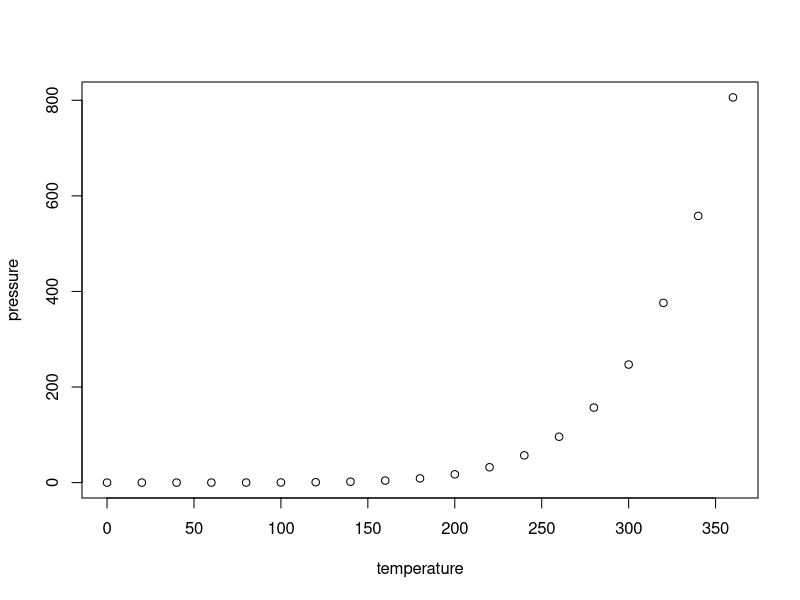
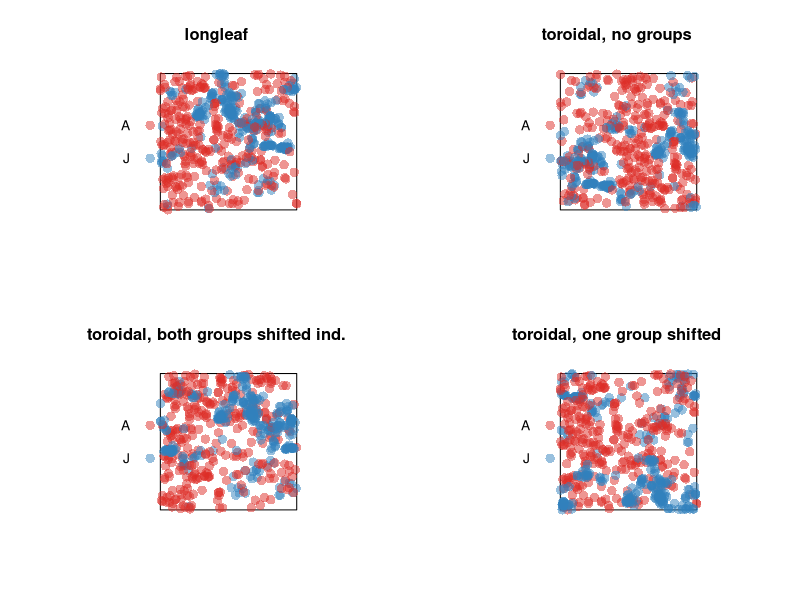
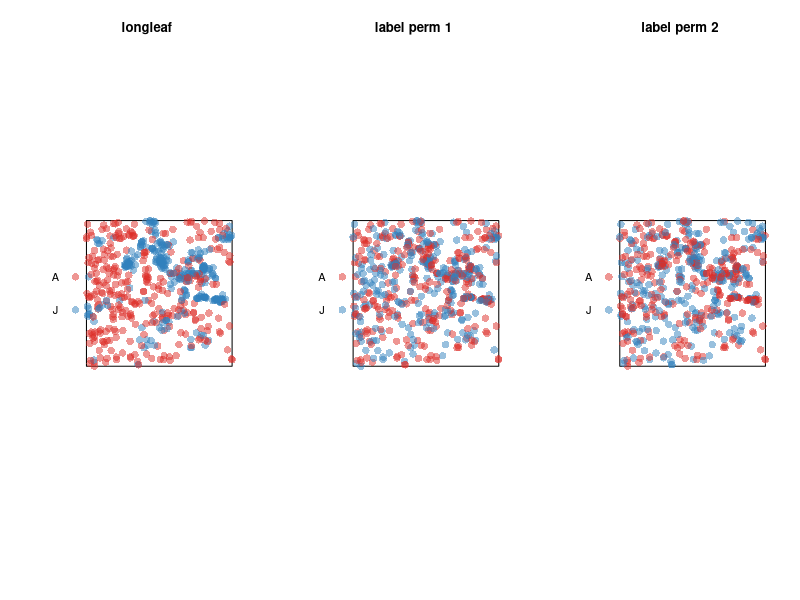
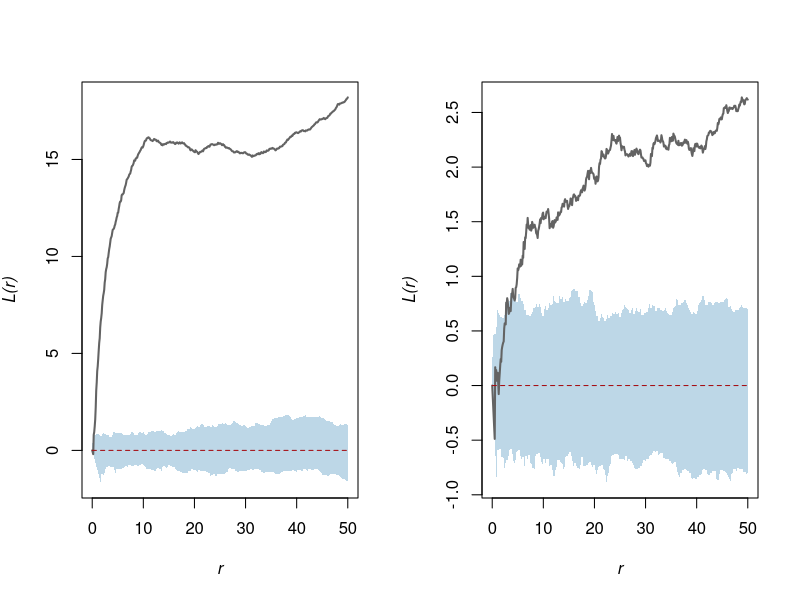
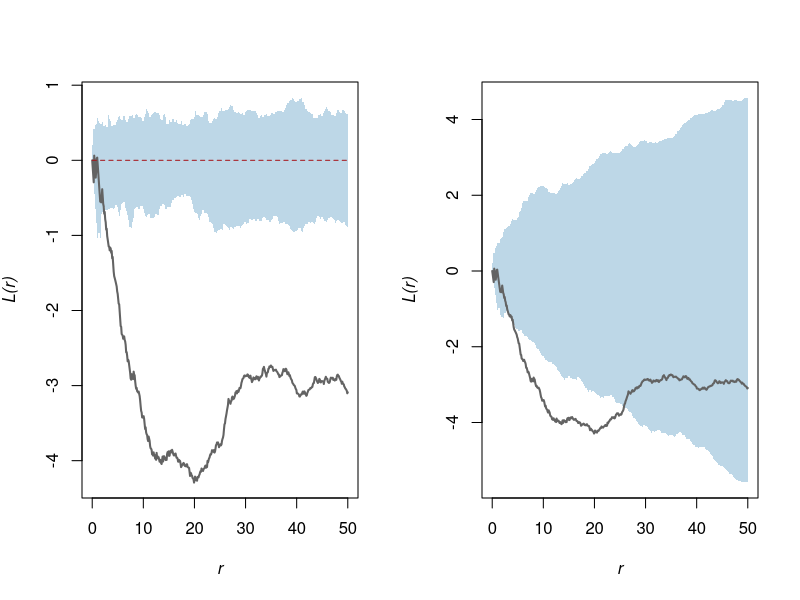
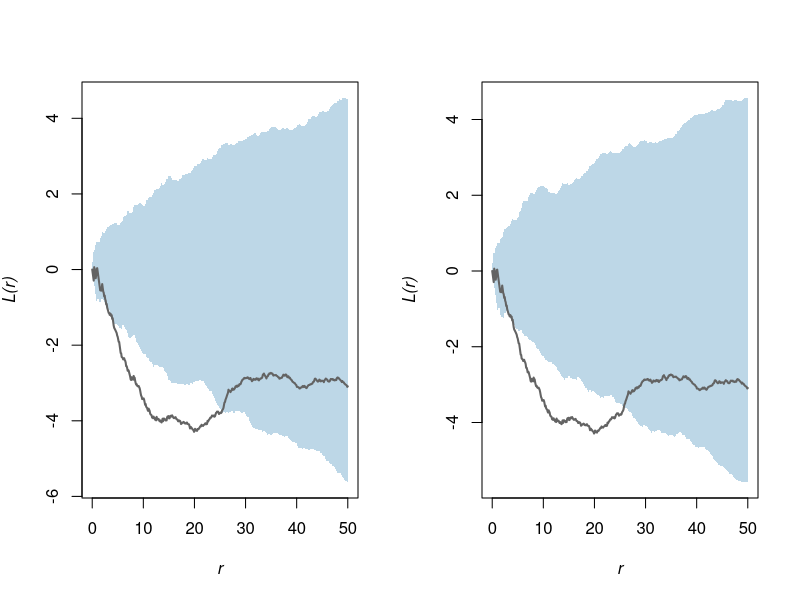
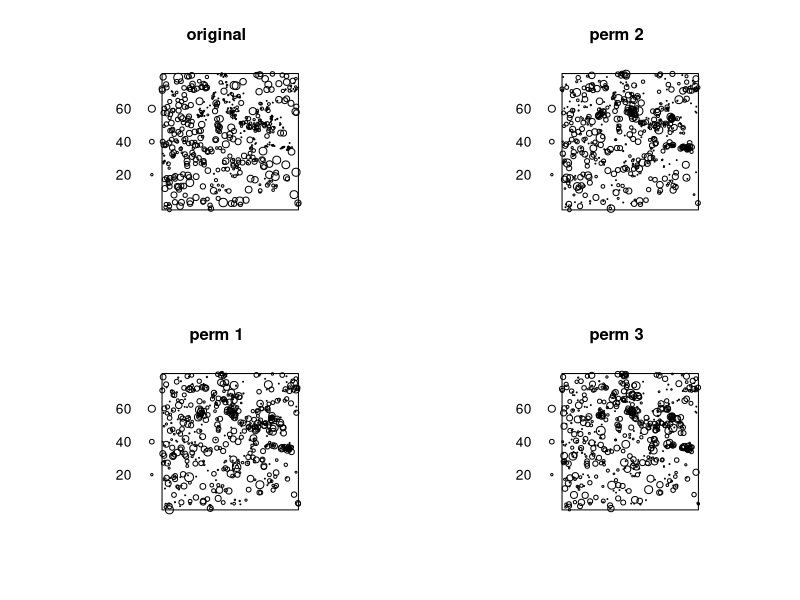
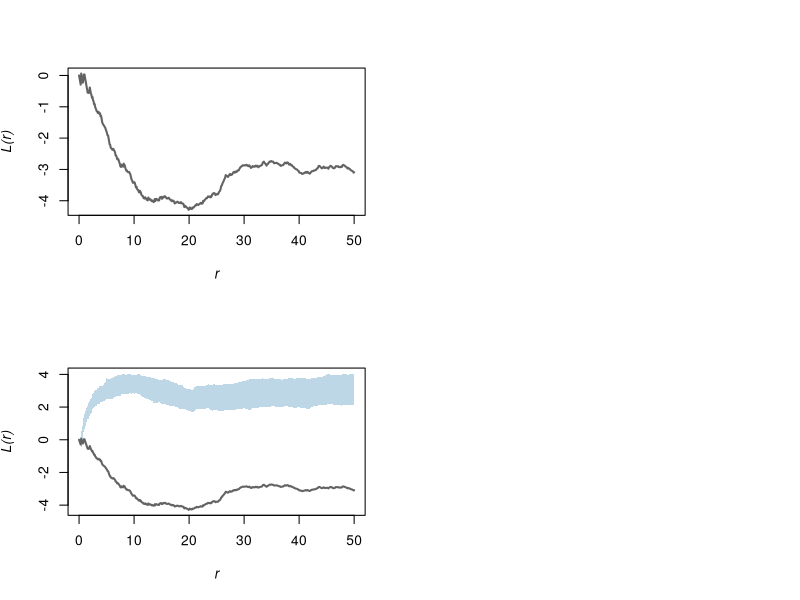

Write R code to recreate these figures, in order.
## ---- chunk 1
knitr::opts_chunk$set(echo = TRUE)
## ---- chunk 2
summary(cars)
## ---- chunk 3
plot(pressure)
## ---- chunk 4
#-+-+-+-+-+-+-+-+-+-+-+-+-+-+-+-+-+-+-+-+-+-+-+-+-+-+-+-+-+-+-+-+
library(spatstat)
library(RColorBrewer)
data(longleaf)
## ---- chunk 5
#-+-+-+-+-+-+-+-+-+-+-+-+-+-+-+-+-+-+-+-+-+-+-+-+-+-+-+-+-+-+-+-+
# function to automate K to L conversion 
KtoL <- function(Kobj){
    # Function to convert Kest objects to Lest objects
    list(
        r=Kobj$r,
        obs=sqrt(Kobj$obs / pi) - Kobj$r,
        lo=sqrt(Kobj$lo / pi) - Kobj$r,
        hi=sqrt(Kobj$hi / pi) - Kobj$r,
        theo=sqrt(Kobj$theo / pi) - Kobj$r
    )
}
## ---- chunk 6
#-+-+-+-+-+-+-+-+-+-+-+-+-+-+-+-+-+-+-+-+-+-+-+-+-+-+-+-+-+-+-+-+
# notice here how we pass additional, unspecified arguments to the plot function!
# we use that in the final lines of this demo to provide a title using the "main"
# argument to plot
# plotting function - use this for HW 
PlotKenvAsL <- function(Kobj, poly_col="#BDD7E7", obs_col="#636363", exp_col="#A50F15", ...){
    # Function to make nice plots of Kest envelope objects transformed to L
    Lobj <- KtoL(Kobj)
    polyx <- c(Lobj$r, rev(Lobj$r))
    polyy <- c(Lobj$lo, rev(Lobj$hi))
    xlim <- range(Lobj$r)
    ylim <- range(c(Lobj$obs, Lobj$theo, Lobj$lo, Lobj$hi))
    plot(NA, NA, xlim=xlim, ylim=ylim, type="n", xlab=expression(italic("r")), ylab=expression(italic("L(r)")), ...)
    polygon(x=polyx, y=polyy, col=poly_col, border=NA)
    points(Lobj$r, Lobj$obs, type="l", lty=1, col=obs_col, lwd=2)
    if(length(Lobj$theo) > 0) points(Lobj$r, Lobj$theo, type="l", lty=2, col=exp_col)
}
## ---- chunk 7
# rshift example
t_red <- rgb(t(col2rgb(brewer.pal(5, "Reds")[4])), max=255, alpha=0.5*255)
t_blue <- rgb(t(col2rgb(brewer.pal(5, "Blues")[4])), max=255, alpha=0.5*255)
plot_cols <- c(t_red, t_blue) # transparent red/blue for bivariate ppp
## ---- chunk 8
# change the marks to "J" and "A" for juvenile and adults
tmp <- longleaf
marks(tmp) <- rep("J", length(marks(longleaf)))
marks(tmp)[marks(longleaf) >= 25] <- "A"
## ---- chunk 9
# compare rshift options
# the rshift function is very important to understand 
layout(matrix(1:4, nrow=2, byrow=T))
plot(tmp, cols=plot_cols, chars=16, cex=1.5, main="longleaf") # original pattern
# rshift w/o specifying "group" shifts everything together
# this is the torodial shift with no groups 
# only supply the edge arguments - the patterns are exactly the same but both the patterns are shifted 
plot(rshift(tmp, edge="torus"), cols=plot_cols, chars=16, cex=1.5, main="toroidal, no groups")
# rshift specifying group (as a factor!) shifts each one independently
plot(rshift(tmp, group=as.factor(marks(tmp)), edge="torus"), cols=plot_cols, chars=16, cex=1.5, main="toroidal, both groups shifted ind.")
# rshift with groups, and using "which" to shift just juvenile ("J") types
# the which argument measn that you only shift one group 
# for the purpose of the null, it does not matter which ppp you are shifting 
plot(rshift(tmp, group=as.factor(marks(tmp)), which="J", edge="torus"), cols=plot_cols, chars=16, cex=1.5, main="toroidal, one group shifted")
## ---- chunk 10
# rlabel example
layout(matrix(1:3, nrow=1))
plot(tmp, cols=plot_cols, chars=16, cex=1.5, main="longleaf") # original pattern
plot(rlabel(tmp), cols=plot_cols, chars=16, cex=1.5, main="label perm 1") # random label perm
plot(rlabel(tmp), cols=plot_cols, chars=16, cex=1.5, main="label perm 2") # random lable perm
# notice that the original pattern is preserved, just the "J" or "A" designation is changed
## ---- chunk 11
#-+-+-+-+-+-+-+-+-+-+-+-+-+-+-+-+-+-+-+-+-+-+-+-+-+-+-+-+-+-+-+-+
# univariate point patterns
# can use the envelope command to create the envelope for 
ll_env_juv <- envelope(longleaf[marks(longleaf) <=15 ], Kest)
ll_env_mat <- envelope(longleaf[marks(longleaf) >= 25 ], Kest)
layout(matrix(1:2, nrow=1))
PlotKenvAsL(ll_env_juv)
PlotKenvAsL(ll_env_mat)
## ---- chunk 12
# Important: the default method of simulating reference point patterns w/ envelope is CSR!
# bivariate w/ envelopes from default method (CSR but the right number of relative marks)
# far fewer J group around A group than we expect
# But this is wrong because it does not perserve the spatial pattterns of the input data - i.e. it does not do the torodial shift 
ll_env_csr <- envelope(longleaf, Kmulti, I=marks(longleaf) <= 15, J=marks(longleaf) >= 25)
PlotKenvAsL(ll_env_csr)
## ---- chunk 13
# to test independence of point pattern processes, conditioned on univariate patterns, we
# need a toroidal shift (which we can do since this is a rectangular window) that shifts one
# or both of the juvenile and adult patterns independently, but preserves each univariate pattern
# we can use rshift, but keep in mind that we must use "group" since this isn't a multitype ppp
# we'll also define a function to supply the marks and use that for "I" and "J"
# Need to simulate the expression BEFORE you evaluate the marks - so that marks aren't set in stone and be assigned correctly 
fJ <- function(x) marks(x) <= 15
fA <- function(x) marks(x) >= 25
# This is the correct way to do inference 
# there is still a range between 4 and 25 where there are fewer A points near B points - can be confident that replusion is happening at these scales 
ll_env_toroidal <- envelope(longleaf, Kmulti, I=fJ, J=fA, simulate=expression(rshift(longleaf, group=as.factor(marks(longleaf)<=15), edge="torus")))
PlotKenvAsL(ll_env_toroidal)
## ---- chunk 14
# we can verify that rshift() is doing what we expect, and demonstrate that we could supply
# any sort of custom function to the "simulate" argument of envelope()
# Josh is writing his own shift function
MyShift <- function(x){
    # performs toroidal shift on the longleaf dataset
    # by shifting each juvenile and adult univariate ppp independently
    x_a <- longleaf[marks(longleaf) <= 15]
    x_b <- longleaf[marks(longleaf) >= 25]
    x_a <- rshift(x_a, edge="torus")
    x_b <- rshift(x_b, edge="torus")
    X <- superimpose(x_a, x_b)
    return(X)
}
## ---- chunk 15
ll_env_toroidal_byhand <- envelope(longleaf, Kmulti, I=fJ, J=fA, simulate=expression(MyShift(longleaf)))
## ---- chunk 16
# plot them together to see that they're close enough to be convinced that differences are
# probably due to stochastic simulation processes and a relatively small set of simulations
# you can use the "nsim" argument to envelope() to increase the number of simulations, and thus
# gain greater certainty about the envelopes, but pay attention to "nrank" argument and read the
# full envelope() help so you'll know which values are plotted
# There is an element of stochasticity in this process
layout(matrix(1:2, nrow=1))
PlotKenvAsL(ll_env_toroidal_byhand)
PlotKenvAsL(ll_env_toroidal)
## ---- chunk 17
#-+-+-+-+-+-+-+-+-+-+-+-+-+-+-+-+-+-+-+-+-+-+-+-+-+-+-+-+-+-+-+-+
# what about a label permutation? Well, that's a bit easier using rlabel()
# first, let's see what it does:
layout(matrix(1:4, nrow=2))
plot(longleaf, main="original")
plot(rlabel(longleaf), main="perm 1")
plot(rlabel(longleaf), main="perm 2")
plot(rlabel(longleaf), main="perm 3")
# note that the locations are preserved, but the marks have been randomly reassigned
## ---- chunk 18
# first try...
ll_env_labelperm <- envelope(longleaf, Kmulti, I=marks(longleaf) <= 15, J=marks(longleaf) >= 25, simulate=expression(rlabel(longleaf)))
PlotKenvAsL(ll_env_labelperm)
## ---- chunk 19
# why don't we have an envelope?
# We undid all the scrambling that we did first - that's why the low and high boundaries are the same and thus no confidence envlope was not created 
# need to think about the order critcially - need to use the F and J function to get around this 
names(ll_env_labelperm)
identical(ll_env_labelperm$lo, ll_env_labelperm$hi) # so the upper and lower bounds are the same?
# the thing is, our "simulate=" expression was fine, but since we specified the I and J args
# to envelope() by referencing the original longleaf dataset, and we don't change the point locations
# we just end up reassigning the labels. That is, we undo the permutation w/ our I and J expression
# we need to instead write functions, as above, that assign the labels based on the marks of each
## ---- chunk 20
# simulated point pattern independently (borrowing the same functions as above)
# Josh would argue for the torodial shift approach in this case 
ll_env_labelperm <- envelope(longleaf, Kmulti, I=fJ, J=fA, simulate=expression(rlabel(longleaf)))
PlotKenvAsL(ll_env_labelperm)
## ---- chunk 21
#-+-+-+-+-+-+-+-+-+-+-+-+-+-+-+-+-+-+-+-+-+-+-+-+-+-+-+-+-+-+-+-+
# now let's plot them all together
layout(matrix(1:3, nrow=1))
PlotKenvAsL(ll_env_csr, main="Default envelope() CSR")
PlotKenvAsL(ll_env_toroidal, main="Toroidal Shift", poly_col=brewer.pal(5, "Reds")[2])
PlotKenvAsL(ll_env_labelperm, main="Label Permutation", poly_col=brewer.pal(5, "Greens")[2])
# default envelope - no spatial pattern preserved 
# toroidal - right approach - breaking the spatial relationship 
# label permuation - wrong bc the process did not decide whether the tree is juvenile or adult - looks more at the interaction between the points 
